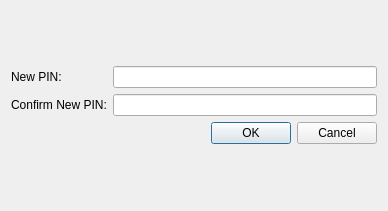
<?xml version="1.0" encoding="UTF-8"?>
<ui version="4.0">
 <class>ChangePinDialog</class>
 <widget class="QDialog" name="ChangePinDialog">
  <property name="windowModality">
   <enum>Qt::WindowModal</enum>
  </property>
  <property name="geometry">
   <rect>
    <x>0</x>
    <y>0</y>
    <width>388</width>
    <height>211</height>
   </rect>
  </property>
  <property name="sizePolicy">
   <sizepolicy hsizetype="Fixed" vsizetype="Fixed">
    <horstretch>0</horstretch>
    <verstretch>0</verstretch>
   </sizepolicy>
  </property>
  <property name="windowTitle">
   <string>Dialog</string>
  </property>
  <layout class="QVBoxLayout" name="verticalLayout_2">
   <item>
    <layout class="QVBoxLayout" name="verticalLayout">
     <item>
      <layout class="QGridLayout" name="gridLayout">
       <item row="0" column="1">
        <widget class="QLineEdit" name="lineEdit_new_pin_set"/>
       </item>
       <item row="0" column="0">
        <widget class="QLabel" name="label_3">
         <property name="text">
          <string>New PIN:</string>
         </property>
        </widget>
       </item>
       <item row="1" column="1">
        <widget class="QLineEdit" name="lineEdit_confirm_new_pin_set"/>
       </item>
       <item row="1" column="0">
        <widget class="QLabel" name="label">
         <property name="text">
          <string>Confirm New PIN:</string>
         </property>
        </widget>
       </item>
      </layout>
     </item>
     <item>
      <widget class="QDialogButtonBox" name="buttonBox">
       <property name="orientation">
        <enum>Qt::Horizontal</enum>
       </property>
       <property name="standardButtons">
        <set>QDialogButtonBox::Cancel|QDialogButtonBox::Ok</set>
       </property>
      </widget>
     </item>
    </layout>
   </item>
  </layout>
 </widget>
 <resources/>
 <connections>
  <connection>
   <sender>buttonBox</sender>
   <signal>accepted()</signal>
   <receiver>ChangePinDialog</receiver>
   <slot>accept()</slot>
   <hints>
    <hint type="sourcelabel">
     <x>248</x>
     <y>254</y>
    </hint>
    <hint type="destinationlabel">
     <x>157</x>
     <y>274</y>
    </hint>
   </hints>
  </connection>
  <connection>
   <sender>buttonBox</sender>
   <signal>rejected()</signal>
   <receiver>ChangePinDialog</receiver>
   <slot>reject()</slot>
   <hints>
    <hint type="sourcelabel">
     <x>316</x>
     <y>260</y>
    </hint>
    <hint type="destinationlabel">
     <x>286</x>
     <y>274</y>
    </hint>
   </hints>
  </connection>
 </connections>
</ui>
